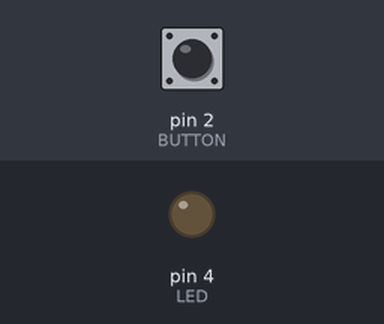
The sketch below on a simulated Arduino Uno, built with avr-gcc and run on an emulated ATmega328P. On the bench: output pins drawn as LEDs (lit = HIGH). The inputs (shaded band) are chosen by the test bench; at power-on: pin 2 (BUTTON) HIGH.

Above: at 1.2 s.
1.3 s: pin 2 (BUTTON) pulled LOW for 0.15 s
At 1.9 s:
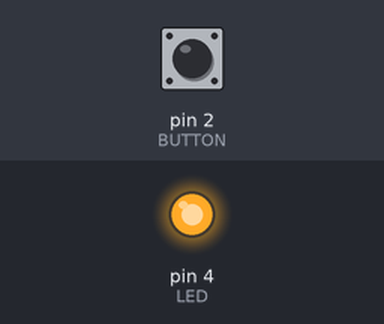
2.9 s: pin 2 (BUTTON) pulled LOW for 1 s
At 4.3 s:
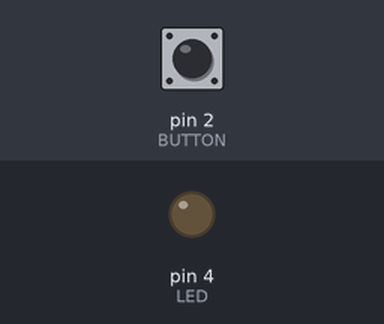
5.4 s: pin 2 (BUTTON) pulled LOW for 3.2 s
At 6.2 s:
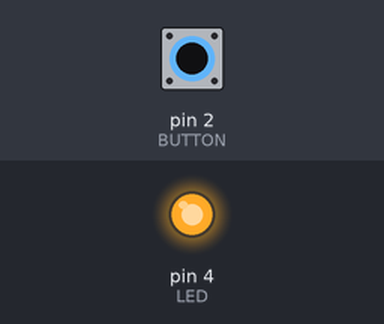
Timing chart, 0 to 8.4 s (numbered marks = the images above; inputs shaded):
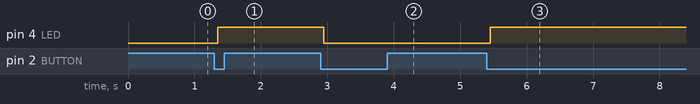

The sketch:

LedPushButton.ino
```cpp
boolean LEDState=false;
int LED = 4;
int BUTTON = 2;

void setup() {
    pinMode(LED, OUTPUT);
    pinMode(BUTTON, INPUT);
}

void loop() {
    if (digitalRead(BUTTON)==LOW){
        delay(50);

        if (digitalRead(BUTTON)==LOW) {
            LEDState = !LEDState;
            digitalWrite(LED, LEDState);
        }

        while(digitalRead(BUTTON)==LOW) {
            // wait until BUTTON is read HIGH
        };
    }
}
```

Measured:
- after the input at 1.3 s, pin 4 (LED): LOW → HIGH after 0.05 s
- after the input at 2.9 s, pin 4 (LED): HIGH → LOW after 0.05 s
- after the input at 5.4 s, pin 4 (LED): LOW → HIGH after 0.05 s
